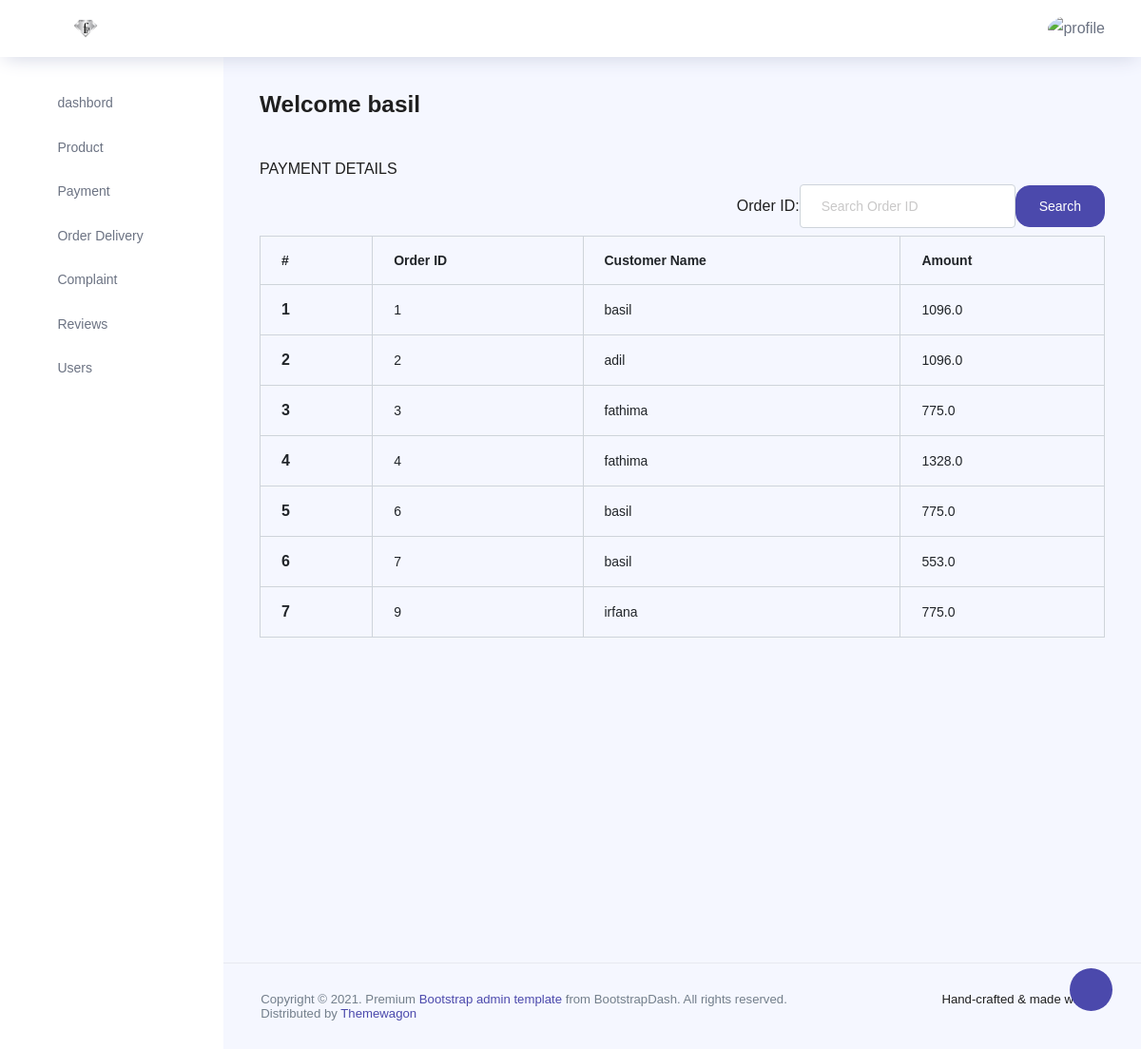
The app's page /view_payment/ (signed in) with its own data.
### app/models.py (models this page shows, shortened)
class Customer(AbstractUser):
    is_user = models.BooleanField(default=False)
    FullName = models.CharField(max_length=25, blank=True, null=True)
    email = models.CharField(max_length=50)
    Contact_no = models.CharField(max_length=50)
    GENDER_CHOICES = (
        ('M', 'Male'),
        ('F', 'Female'),
        ('O', 'Others')
    )
    gender = models.CharField(max_length=10, choices=GENDER_CHOICES)

class Order(models.Model):
    customer = models.ForeignKey(Customer, on_delete=models.CASCADE)
    items = models.ManyToManyField(OrderItem)
    ordered_date = models.DateTimeField(null=True)
    ordered = models.BooleanField(default=False)
    shipping_address = models.ForeignKey(ShippingAddress, on_delete=models.SET_NULL, blank=True, null=True)
    payment = models.ForeignKey(Payment, on_delete=models.SET_NULL, blank=True, null=True)
    completed_date = models.DateTimeField(null=True)
    completed = models.BooleanField(default=False)
    assigned = models.BooleanField(default=False)

class Payment(models.Model):
    customer = models.ForeignKey(Customer, on_delete=models.CASCADE)
    amount = models.FloatField(default=0)
    card_no = models.CharField(max_length=30)
    card_cvv = models.CharField(max_length=30)
    expiry_month = models.CharField(max_length=20)
    expiry_year = models.CharField(max_length=20)

### app/views.py (the view)
# urls.py: path('view_payment/', views.view_payment,name='view_payment'),
@login_required
def view_payment(request):
    work = Order.objects.filter(ordered=True)
    orderFilter = OrderFilter(request.GET, queryset=work)
    work = orderFilter.qs
    context = {
        'data': work,
        'orderFilter': orderFilter,
    }
    return render(request, 'admin_panel/view_payment_details.html', context)

### templates/admin_panel/view_payment_details.html
{% extends 'admin_panel/admin_home.html' %}
{% load crispy_forms_filters %}
{% block content %}
<div class="col-md-12 ">
    <div class="panel">
        <div class="panel-heading">
            <div class="panel-title">
                <h5>PAYMENT DETAILS</h5>
            </div>
        </div>
           <form method="get" style="float:right" class="form-inline ">
            {{orderFilter.form}}
            <button class="btn btn-primary" type="submit">Search</button>
        </form>
        <br><br><br>
        <div class="panel-body p-20">
            <table class="table table-striped table-bordered">
                <thead>
                <tr>
                    <th>#</th>
                    <th>Order ID</th>
                    <th>Customer Name</th>
                    <th>Amount</th>
                </tr>
                </thead>
                <tbody>
                {% for i in data %}
                <tr>
                    <th>{{forloop.counter}}</th>
                    <td>{{i.id}}</td>
                    <td>{{i.customer}}</td>
                    <td>{{i.payment.amount}}</td>
                </tr>
                {% empty %}
                <tr>
                    <td colspan="4">No Orders Found</td>
                </tr>
                {% endfor %}
                </tbody>
            </table>
        </div>
    </div>
</div>
{% endblock %}

### templates/admin_panel/admin_home.html (shortened to what this page needs)
<!DOCTYPE html>
<html lang="en">
{% load static %}
<head>
  <link rel="stylesheet" href="{% static 'admin_static/vendors/feather/feather.css' %}">
  <link rel="stylesheet" href="{% static 'admin_static/vendors/ti-icons/css/themify-icons.css' %}">
  <link rel="stylesheet" href="{% static 'admin_static/vendors/css/vendor.bundle.base.css' %}">
  <link rel="stylesheet" href="{% static 'admin_static/vendors/datatables.net-bs4/dataTables.bootstrap4.css' %}">
  <link rel="stylesheet" href="{% static 'admin_static/vendors/ti-icons/css/themify-icons.css' %}">
  <link rel="stylesheet" type="text/css" href="{% static 'admin_static/js/select.dataTables.min.css' %}">
  <link rel="stylesheet" href="{% static 'admin_static/css/vertical-layout-light/style.css' %}">
</head>
<body>
  <div class="container-scroller">
    <nav class="navbar col-lg-12 col-12 p-0 fixed-top d-flex flex-row">
      <div class="text-center navbar-brand-wrapper d-flex align-items-center justify-content-center">
        <a class="navbar-brand brand-logo mr-5" href="index.html"><img src="{% static 'admin_static/images/f.jfif' %}" class="mr-2" alt="logo"/></a>
      </div>
      <div class="navbar-menu-wrapper d-flex align-items-center justify-content-end">
        <button class="navbar-toggler navbar-toggler align-self-center" type="button" data-toggle="minimize">
          <span class="icon-menu"></span>
        </button>
        <ul class="navbar-nav navbar-nav-right">
          <li class="nav-item nav-profile dropdown">
            <a class="nav-link dropdown-toggle" href="#" data-toggle="dropdown" id="profileDropdown">
              <img src="{% static 'admin_static/images/faces/log out.png' %}" alt="profile"/>
            </a>
          </li>
        </ul>
      </div>
    </nav>
    <div class="container-fluid page-body-wrapper">
      <div class="theme-setting-wrapper">
        <div id="settings-trigger"><i class="ti-settings"></i></div>
      </div>
      <nav class="sidebar sidebar-offcanvas" id="sidebar">
        <ul class="nav">
          <li class="nav-item">
            <a class="nav-link" href="{% url 'admin_home' %}">
              <i class="icon-grid menu-icon"></i>
              <span class="menu-title">dashbord</span>
            </a>
          </li>
          <li class="nav-item">
            <a class="nav-link" data-toggle="collapse" href="#ui-basic" aria-expanded="false" aria-controls="ui-basic">
              <i class="icon-layout menu-icon"></i>
              <span class="menu-title">Product </span>
              <i class="menu-arrow"></i>
            </a>
          </li>
          <li class="nav-item">
            <a class="nav-link" data-toggle="collapse" href="#auth" aria-expanded="false" aria-controls="auth">
              <i class="icon-head menu-icon"></i>
              <span class="menu-title">Payment </span>
              <i class="menu-arrow"></i>
            </a>
          </li>
          <li class="nav-item">
            <a class="nav-link" data-toggle="collapse" href="#form-element" aria-expanded="false" aria-controls="form-element">
              <i class="icon-columns menu-icon"></i>
              <span class="menu-title">Order Delivery</span>
              <i class="menu-arrow"></i>
            </a>
          </li>
          <li class="nav-item">
            <a class="nav-link" data-toggle="collapse" href="#form-elements" aria-expanded="false" aria-controls="form-elements">
              <i class="icon-columns menu-icon"></i>
              <span class="menu-title">Complaint</span>
              <i class="menu-arrow"></i>
            </a>
          </li>
          <li class="nav-item">
            <a class="nav-link" data-toggle="collapse" href="#charts" aria-expanded="false" aria-controls="charts">
              <i class="icon-bar-graph menu-icon"></i>
              <span class="menu-title">Reviews</span>
              <i class="menu-arrow"></i>
            </a>
          </li>
            <li class="nav-item">
            <a class="nav-link" data-toggle="collapse" href="#chart" aria-expanded="false" aria-controls="charts">
              <i class="icon-bar-graph menu-icon"></i>
              <span class="menu-title">Users</span>
              <i class="menu-arrow"></i>
            </a>
          </li>
        </ul>
      </nav>
      <div class="main-panel">
        <div class="content-wrapper">
          <div class="row">
            <div class="col-md-12 grid-margin">
              <div class="row">
                <div class="col-12 col-xl-8 mb-4 mb-xl-0">
                  <h3 class="font-weight-bold">Welcome {{request.user}}</h3>
                </div>
                <div class="col-12 col-xl-4">
                </div>
              </div>
            </div>
          </div>
          <div class="row">
            {% block content %}{% endblock %}
            <div class="col-md-6 grid-margin stretch-card">
            </div>
            <div class="col-md-6 grid-margin transparent">
              <div class="row">
              </div>
            </div>
          </div>
          <div class="row">
          </div>
          <div class="row">
          </div>
          <div class="row">
          </div>
          <div class="row">
            <div class="col-md-4 stretch-card grid-margin">
            </div>
            <div class="col-md-4 stretch-card grid-margin">
              <div class="row">
              </div>
            </div>
            <div class="col-md-4 stretch-card grid-margin">
            </div>
          </div>
          <div class="row">
            </div>
        </div>
        <footer class="footer">
          <div class="d-sm-flex justify-content-center justify-content-sm-between">
            <span class="text-muted text-center text-sm-left d-block d-sm-inline-block">Copyright © 2021.  Premium <a href="https://www.bootstrapdash.com/" target="_blank">Bootstrap admin template</a> from BootstrapDash. All rights reserved.</span>
            <span class="float-none float-sm-right d-block mt-1 mt-sm-0 text-center">Hand-crafted & made with </span>
          </div>
          <div class="d-sm-flex justify-content-center justify-content-sm-between">
            <span class="text-muted text-center text-sm-left d-block d-sm-inline-block">Distributed by <a href="https://www.themewagon.com/" target="_blank">Themewagon</a></span>
          </div>
        </footer>
      </div>
    </div>
  </div>
</body>
</html>

### records on screen
Customer: user "basil"
Order: id "1", customer "basil", payment.amount "1096.0"
Order: id "2", customer "adil", payment.amount "1096.0"
Order: id "3", customer "fathima", payment.amount "775.0"
Order: id "4", customer "fathima", payment.amount "1328.0"
Order: id "6", customer "basil", payment.amount "775.0"
Order: id "7", customer "basil", payment.amount "553.0"
Order: id "9", customer "irfana", payment.amount "775.0"
